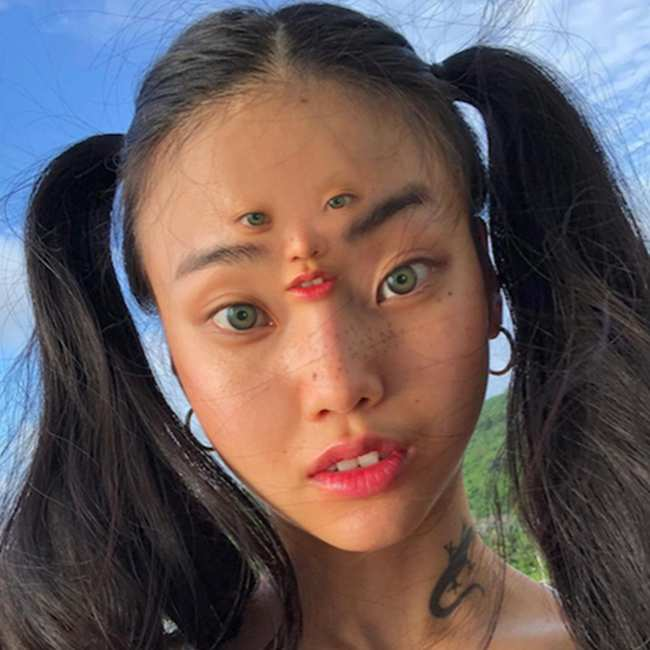
#> input picture imageProcessing/f3.jpeg, 650 x 650 px; its folder holds only this picture in this run
$ python imgpro.py
#> lines starting #> are read from the running program, lines starting #| are printed output that depends on the picture
import glob
import cv2

img = glob.glob('*.jpeg')

#img = [cv2.imread('images.jpg',0),cv2.imread('img.jpeg',0),cv2.imread('img2.jpeg',0),cv2.imread('i.jpeg',0),cv2.imread('p1.jpeg',0)]

for i in img:
    im = cv2.imread(i,0)
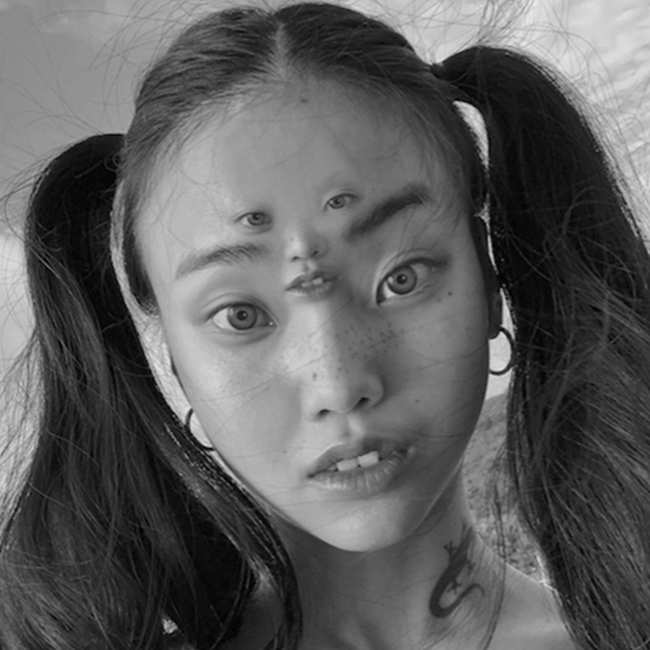
#> im: shape (650, 650); min 0, max 242, mean 93.1
    rimg = cv2.resize(im,(1600,900))
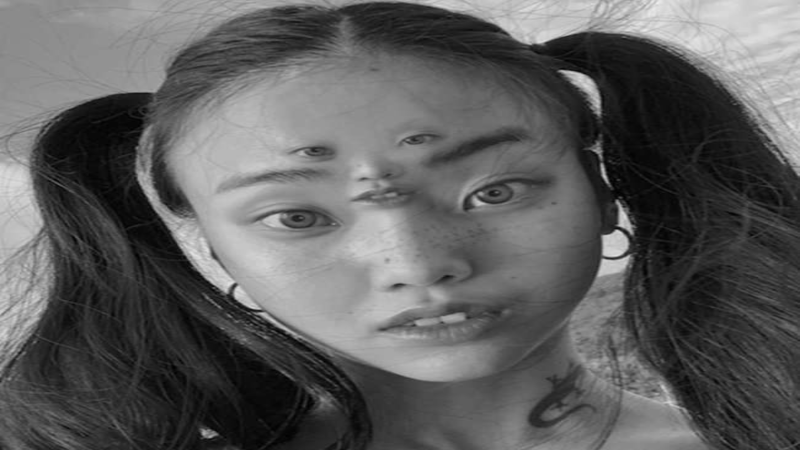
#> rimg: shape (900, 1600) (shown at 1/2 size); min 0, max 240, mean 93
    cv2.imwrite(f'new{i}.jpg',rimg)
